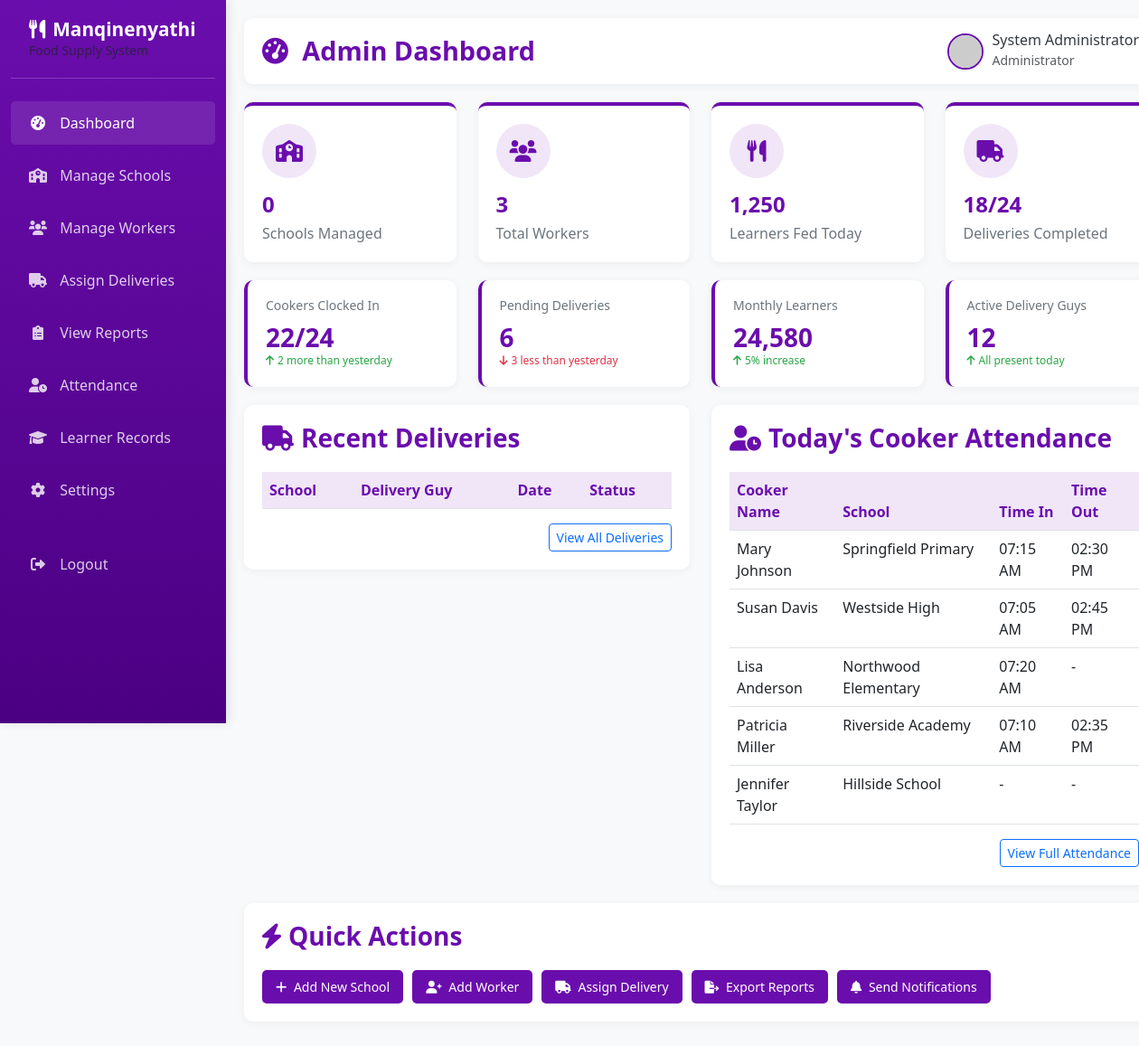
The page /dashboard/admin (signed in) on the database as committed earlier.
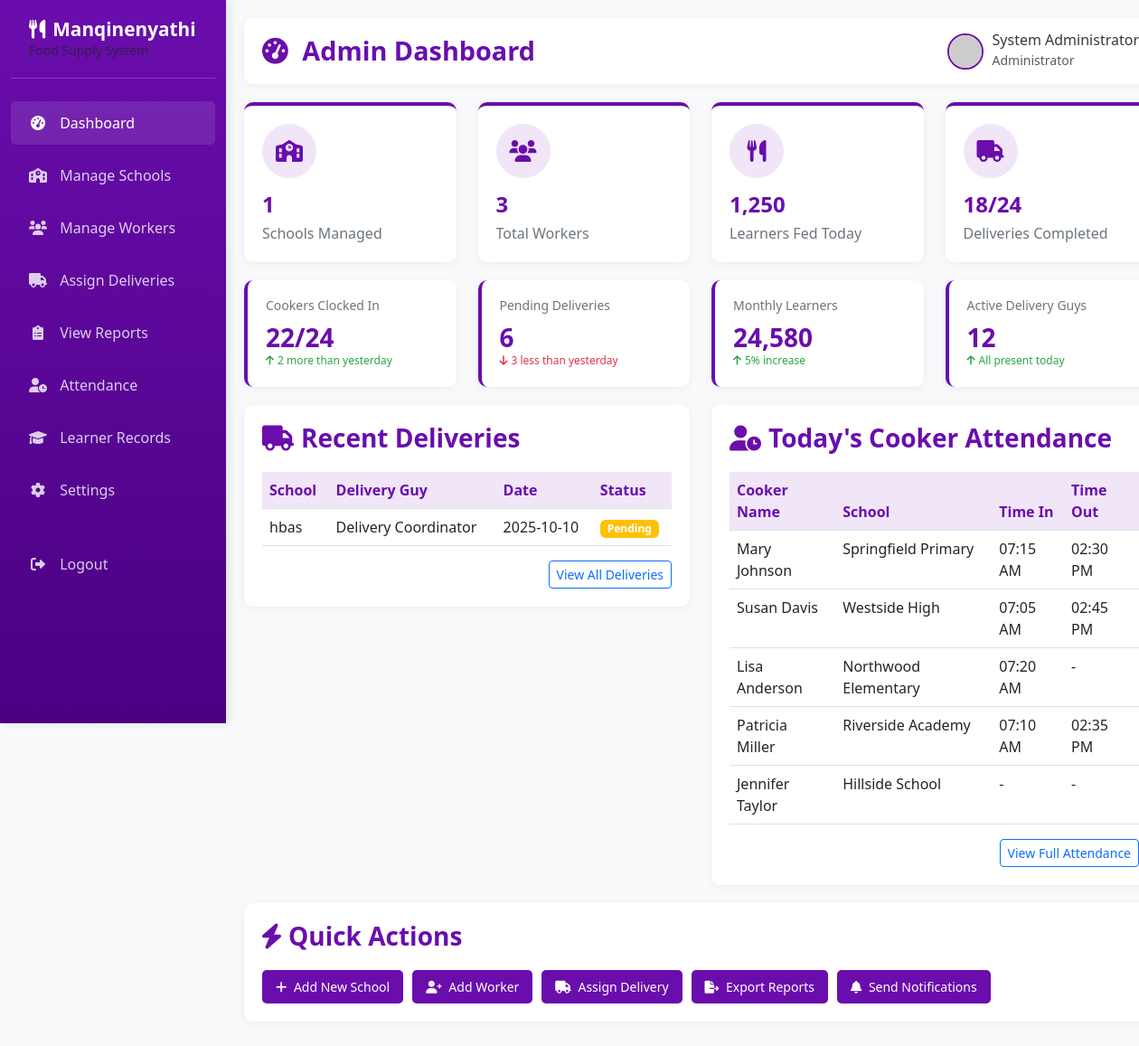
The same page on the database as committed later.
### app.py (models this page shows, shortened)
class Delivery(db.Model):
    __tablename__ = 'deliveries'
    delivery_id = db.Column(db.Integer, primary_key=True)
    school_id = db.Column(db.Integer, db.ForeignKey('schools.school_id'), nullable=False)
    delivery_date = db.Column(db.Date, nullable=False)
    location = db.Column(db.String(150), nullable=False)
    delivery_guy_id = db.Column(db.Integer, db.ForeignKey('users.user_id'), nullable=False)
    status = db.Column(db.Enum('Pending', 'Delivered'), default='Pending')
    delivered_time = db.Column(db.DateTime)
    remarks = db.Column(db.Text)
    created_at = db.Column(db.DateTime, default=datetime.utcnow)

class School(db.Model):
    __tablename__ = 'schools'
    school_id = db.Column(db.Integer, primary_key=True)
    school_name = db.Column(db.String(150), nullable=False)
    location = db.Column(db.String(150), nullable=False)
    contact_person = db.Column(db.String(100), nullable=False)
    contact_number = db.Column(db.String(20), nullable=False)
    created_at = db.Column(db.DateTime, default=datetime.utcnow)
    deliveries = db.relationship('Delivery', backref='school')
    attendance = db.relationship('Attendance', backref='school')
    learners = db.relationship('Learner', backref='school')

class User(db.Model):
    __tablename__ = 'users'
    user_id = db.Column(db.Integer, primary_key=True)
    full_name = db.Column(db.String(100), nullable=False)
    email = db.Column(db.String(100), unique=True, nullable=False)
    password = db.Column(db.String(255), nullable=False)
    role = db.Column(db.Enum('admin', 'cooker', 'delivery'), nullable=False)
    phone = db.Column(db.String(20))
    created_at = db.Column(db.DateTime, default=datetime.utcnow)
    deliveries = db.relationship('Delivery', backref='delivery_guy', foreign_keys='Delivery.delivery_guy_id')
    attendance = db.relationship('Attendance', backref='cooker', foreign_keys='Attendance.cooker_id')
    learners = db.relationship('Learner', backref='cooker', foreign_keys='Learner.cooker_id')

### app.py (the view)
@app.route('/dashboard/admin')
def dashboard_admin():
    if session.get('role') != 'admin':
        return redirect(url_for('home'))
    total_schools = School.query.count()
    total_workers = User.query.count()
    recent_deliveries = Delivery.query.order_by(Delivery.delivery_date.desc()).limit(5).all()
    return render_template('dashboard_admin.html',
                         total_schools=total_schools,
                         total_workers=total_workers,
                         recent_deliveries=recent_deliveries)

### templates/dashboard_admin.html (shortened to what the changed rows need)
{% extends "admin_base.html" %}
{% block page_title %}Admin Dashboard{% endblock %}
{% block content %}
<div class="row">
    <div class="col-md-3">
        <div class="dashboard-card">
            <div class="card-icon">
                <i class="fas fa-school"></i>
            </div>
            <h3>{{ total_schools }}</h3>
            <p>Schools Managed</p>
        </div>
    </div>
</div>
<div class="row">
    <div class="col-md-6">
        <div class="table-container">
            <div class="table-responsive">
                <table class="table table-hover">
                    <thead>
                        <tr>
                            <th>School</th>
                            <th>Delivery Guy</th>
                            <th>Date</th>
                            <th>Status</th>
                        </tr>
                    </thead>
                    <tbody>
                        {% for delivery in recent_deliveries %}
                        <tr>
                            <td>{{ delivery.school.school_name }}</td>
                            <td>{{ delivery.delivery_guy.full_name }}</td>
                            <td>{{ delivery.delivery_date.strftime('%Y-%m-%d') }}</td>
                            <td>
                                <span class="badge {% if delivery.status == 'Delivered' %}bg-success{% else %}bg-warning{% endif %}">
                                    {{ delivery.status }}
                                </span>
                            </td>
                        </tr>
                        {% endfor %}
                    </tbody>
                </table>
            </div>
        </div>
    </div>
    <div class="col-md-6">
        <div class="table-container">
            <div class="table-responsive">
                <table class="table table-hover">
                    <thead>
                        <tr>
                            <th>Cooker Name</th>
                            <th>School</th>
                            <th>Time In</th>
                            <th>Time Out</th>
                        </tr>
                    </thead>
                </table>
            </div>
        </div>
    </div>
</div>
{% endblock %}

Rows that differ between the two databases and show on the page:
added Delivery: school.school_name "hbas", delivery_guy.full_name "Delivery Coordinator", delivery_date "2025-10-10", status "Pending"
Other text that changed with them:
{{ total_schools }}: "0" → "1"
